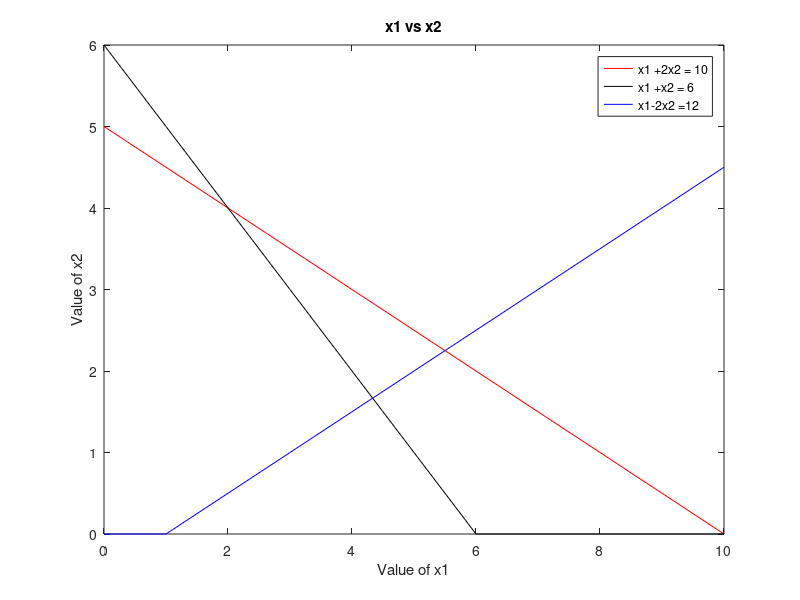

This chart was generated by the following MATLAB code:
clc
clear all
format rat

%% Insert the coefficient matrix and right hand side matrix
A=[1,2;1,1;1,-2];
b=[10;6;1];
C=[2;1];

%% Phase 2: Plotting the graph
x1=0:1:max(b);

x21 = (b(1) - A(1,1)* x1)/ A(1,2);
x22 = (b(2) - A(2,1)* x1)/ A(2,2);
x23 = (b(3) - A(3,1)* x1)/ A(3,2);

x21 = max(0, x21);
x22 = max(0, x22);
x23 = max(0, x23);
plot(x1, x21, 'r', x1, x22, 'k', x1, x23, 'b');

xlabel('Value of x1');
ylabel('Value of x2');
title('x1 vs x2');
legend('x1 +2x2 = 10', 'x1 +x2 = 6', 'x1-2x2 =12');
%% Find corner point with axes, that is line intercept
cx1=find(x1==0);
c1=find(x21==0);

line1=[x1([c1,cx1]);x21([c1,cx1])];

c2=find(x22==0);

line2=[x1([c2,cx1]);x22([c2,cx1])];

c3=find(x23==0);

line3=[x1([c3,cx1]);x23([c3,cx1])];

line1=line1';
line2=line2';
line3=line3';

corpt=unique([line1;line2;line3],'rows');

%% Phase 4: Intersection points of constraints
pt=[0;0];
for i=1:size(A,1)
    for j=i+1:size(A,1)
        A1=A([i,j],:);
        B1=b([i j]);
        x=A1\B1;
        pt=[pt x];
    end
end
ptt=pt';
allpt=[ptt;corpt];

points=unique(allpt,'rows');


%% Feasible Points
for i=1:size(points,1)
    const1(i)=A(1,1)*points(i,1)+A(1,2)*points(i,2)-b(1);
    const2(i)=A(2,1)*points(i,1)+A(2,2)*points(i,2)-b(2);
    const3(i)=A(3,1)*points(i,1)+A(3,2)*points(i,2)-b(3);
end

s1=find(const1>0);
s2=find(const2>0);
s3=find(const3>0);

s=unique([s1 s2 s3]);

points(s,:)=[];

%% Objective function value
value= points*C;
table=[points value];
[obj,index]=max(value);

x1=points(index,1);
x2=points(index,2);

fprintf('objective value is %f at (%f,%f)',obj,x1,x2)
